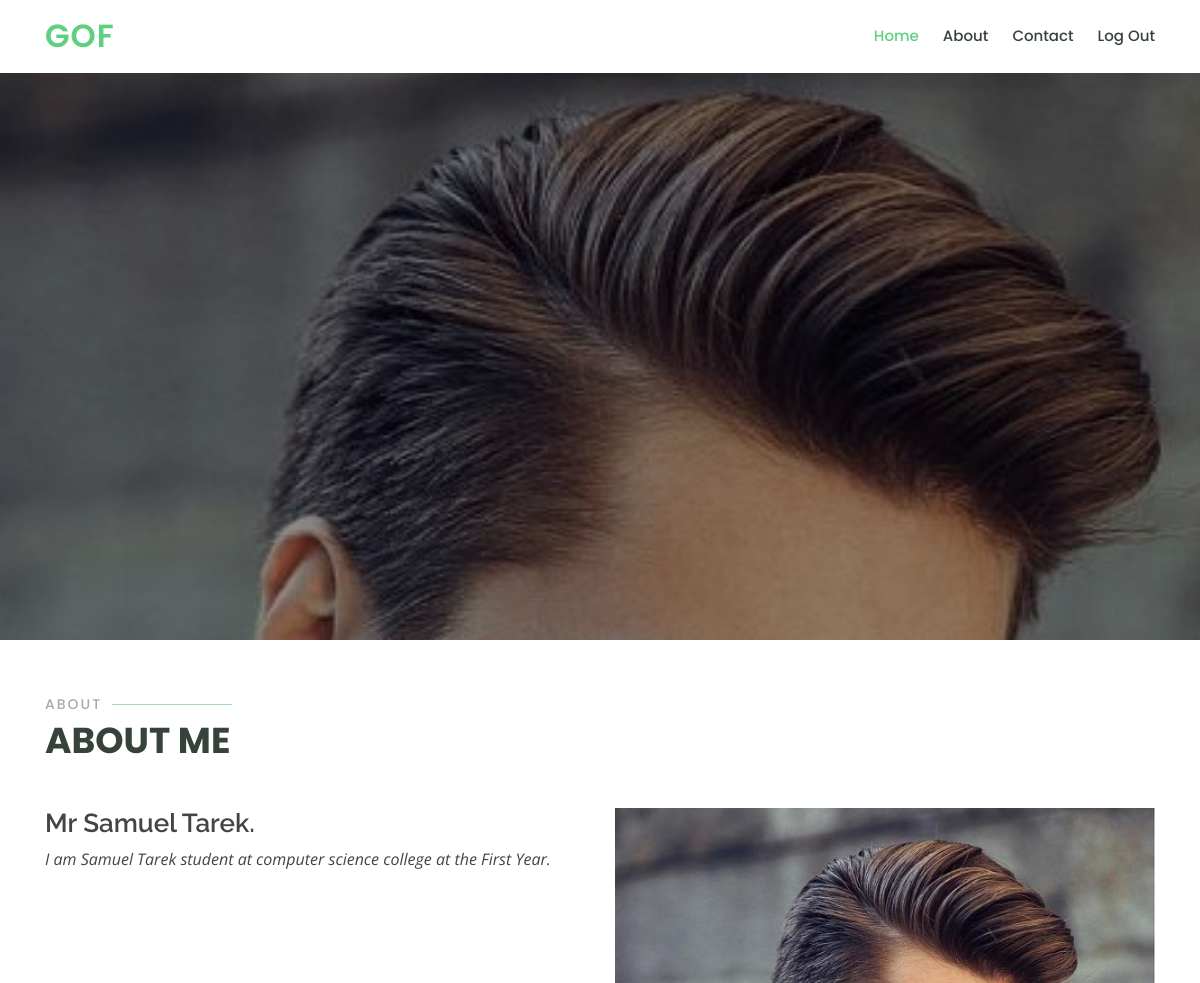
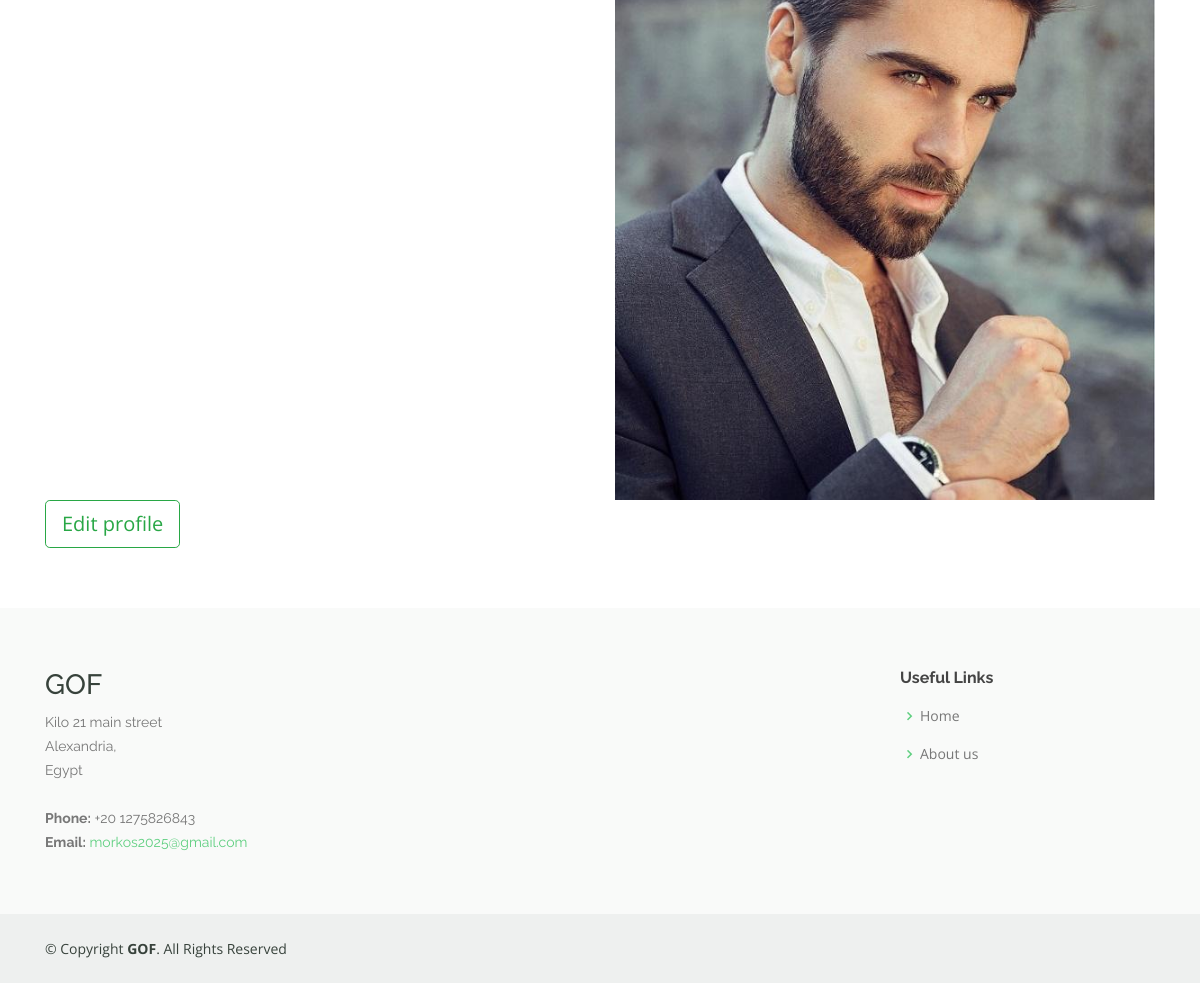
The page /Student_Profile (signed in) on the database its author committed (2 pictures, top to bottom).
### user/models.py (models this page shows, shortened)
class StudentInfo(models.Model):
    CHOICES = (
        ('First Year','First Year'),
        ('Second Year', 'Second Year'),
        ('Third Year', 'Third Year'),
        ('Fourth Year', 'Fourth Year'),
        ('Fivth Year', 'Fivth Year'),
        ('Sixth Year', 'Sixth Year')
    )
    user = models.ForeignKey(User,on_delete=models.CASCADE)
    phone_number = models.CharField(max_length=12,unique=True)
    faculty_name = models.ForeignKey(Facalaty,on_delete=models.CASCADE)
    department_name = models.ForeignKey(Department,on_delete=models.CASCADE)
    level = models.CharField(max_length=25,choices=CHOICES)
    profile_pic = models.ImageField(upload_to='profile_images')
    bio = models.TextField(blank=True)
    slug = models.SlugField(unique=True,blank=True)

class Facalaty(models.Model):
    facalaty = models.CharField(max_length=100)
    def __str__(self):
        return self.facalaty

### user/views.py (the view)
# urls.py: path('Student_Profile', views.student_profile_view, name='student_profile'),
def student_profile_view(request):
    student = StudentInfo.objects.get(user=request.user)
    context ={
        'student':student,
              }
    return render(request, 'profiles/student_profile.html', context)

### user/templates/profiles/student_profile.html (shortened to what this page needs)
{% extends 'base.html' %}
{% load static %}
{% block content %}
    <main id="main">
    <section id="hero" class="d-flex justify-content-center align-items-center" style="background-image:url({{ student.profile_pic.url }})">
        </section>
     <section id="about" class="about">
      <div class="container" data-aos="fade-up">
        <div class="section-title">
          <h2>About</h2>
          <p>About Me</p>
        </div>
        <div class="row">
          <div class="col-lg-6 order-1 order-lg-2" data-aos="fade-left" data-aos-delay="100">
            <img src="{{ student.profile_pic.url }}" class="img-fluid" alt="">
          </div>
          <div class="col-lg-6 pt-4 pt-lg-0 order-2 order-lg-1 content">
            <h3>Mr {{ student.user.get_full_name }}.</h3>
            <p class="font-italic">
              I am {{ student.user.get_full_name }} student at {{ student.faculty_name }} college at the {{ student.level }}.
            </p>
          </div>
        </div>
        <a href="{% url 'user:update_student' student.slug %}" class="btn btn-outline-success btn-lg">Edit profile</a>
      </div>
    </section>
    </main>
{% endblock %}

### static_files/assets/css/style.css (style rules this page uses)
body { font-family: "Open Sans", sans-serif; color: #444444; }
a { color: #5fcf80; }
h1, h2, h3, h4, h5, h6 { font-family: "Raleway", sans-serif; }
#hero { width: 100%; height: 80vh; background: url("../img/hero-bg.jpg") top center; background-size: cover; position: relative; }
#hero:before { content: ""; background: rgba(0, 0, 0, 0.4); position: absolute; bottom: 0; top: 0; left: 0; right: 0; }
@media (min-width: 1024px) { #hero { background-attachment: fixed; } }
section { padding: 60px 0; overflow: hidden; }
.section-title { padding-bottom: 40px; }
.section-title h2 { font-size: 14px; font-weight: 500; padding: 0; line-height: 1px; margin: 0 0 5px 0; letter-spacing: 2px; text-transform: uppercase; color: #aaaaaa; font-family: "Poppins", sans-serif; }
.section-title h2::after { content: ""; width: 120px; height: 1px; display: inline-block; background: #9ae1af; margin: 4px 10px; }
.section-title p { margin: 0; margin: 0; font-size: 36px; font-weight: 700; text-transform: uppercase; font-family: "Poppins", sans-serif; color: #37423b; }
.about .content h3 { font-weight: 600; font-size: 26px; }

### rows shown on the page
StudentInfo: profile_pic (picture), user.get_full_name "Samuel Tarek", faculty_name "computer science", level "First Year"
